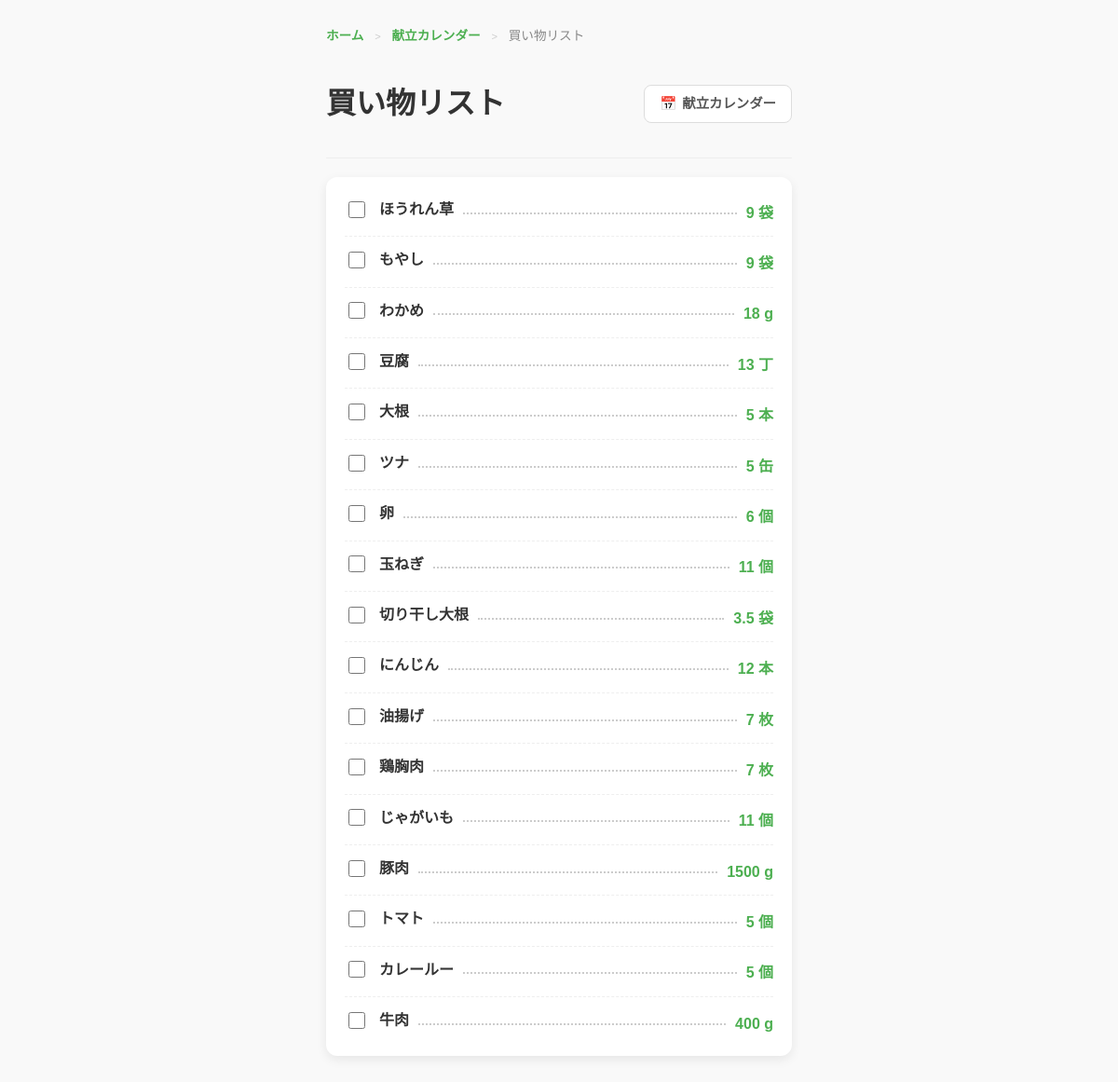
The app's page /shopping_list with its own data.
### app/models.py (models this page shows)
class Ingredient(db.Model): #材料テーブル
    __tablename__ = "ingredients"
    id = db.Column(db.Integer, primary_key=True) #主キー
    name = db.Column(db.String(100), nullable=False) #材料(必須）
    recipe_ingredients = db.relationship(
        "RecipeIngredient",
        backref="ingredient",
        cascade="all, delete-orphan"
        )

### app/routes.py (the view)
    @app.route("/shopping_list")
    def show_shopping_list():
        menu = Menu.query.first()
        ingredient_map = {}
        if menu:
            for item in menu.menu_items:
                recipe = item.recipe
                for ri in recipe.recipe_ingredients:
                    name = ri.ingredient.name
                    qty = ri.quantity
                    unit = ri.unit
                    key = f"{name}_{unit}"
                    if key not in ingredient_map:
                        ingredient_map[key] = {
                            "name": name,
                            "quantity":0,
                            "unit": unit
                        }
                    ingredient_map[key]["quantity"] += qty
        return render_template("shopping_list.html", ingredients=ingredient_map.values())

### app/templates/shopping_list.html (shortened to what this page needs)
<!DOCTYPE html>
<html>
<head>
    <link rel="stylesheet" href="{{ url_for('static', filename='css/style.css') }}">
</head>
<body>
    <div class="container shopping-page">
        <nav class="breadcrumb">
            <a href="/">ホーム</a> <span>&gt;</span> <a href="/menu">献立カレンダー</a> <span>&gt;</span> 買い物リスト
        </nav>
    <header class="menu-header">
        <h1>買い物リスト</h1>
        <nav class="menu-nav">
            <a href="/menu" class="nav-item secondary">
                <span class="icon">📅</span> 献立カレンダー
            </a>
        </nav>
    </header>
    <div class="shopping-card">
    <div class="shopping-list-container">
        {% for ing in ingredients %}
        <div class="shopping-item">
            <label class="check-item">
                <input type="checkbox">
                <span class="ing-name">{{ ing.name }}</span>
            </label>
            <span class="spacer-dots"></span> <span class="ing-amount">
                {{ ing.quantity if ing.quantity % 1 != 0 else ing.quantity | int }} {{ ing.unit }}
            </span>
        </div>
        {% endfor %}
    </div>
</div>
</body>
</html>

### app/static/css/style.css (style rules this page uses)
body { padding: 20px; background-color: #f9f9f9; font-family: sans-serif; color: #333; line-height: 1.6; }
.container { max-width: 800px; margin: auto; }
.breadcrumb { margin-bottom: 15px; font-size: 0.85rem; color: #888; }
.breadcrumb a { color: #4CAF50; text-decoration: none; font-weight: bold; }
.breadcrumb span { margin: 0 8px; color: #ccc; font-size: 0.7rem; }
.nav-item { padding: 8px 16px; border-radius: 8px; font-size: 0.9rem; font-weight: bold; display: inline-flex; align-items: center; gap: 6px; text-decoration: none; border: 1px solid #ddd; width: auto; white-space: nowrap; flex-shrink: 0; }
.menu-header { display: flex; justify-content: space-between; align-items: center; margin-bottom: 20px; padding-bottom: 10px; border-bottom: 1px solid #eee; }
.menu-nav { display: flex; gap: 12px; align-items: center; flex-shrink: 0; }
.shopping-page { max-width: 500px; margin: auto; }
.shopping-card { background: white; border-radius: 12px; box-shadow: 0 4px 12px rgba(0,0,0,0.08); margin-top: 20px; padding: 10px 20px; }
.shopping-item, .ingredient-item { display: flex; align-items: baseline; padding: 12px 0; border-bottom: 1px dashed #eee; }
.shopping-item:last-child, .ingredient-item:last-child { border-bottom: none; }
.check-item { display: flex; align-items: center; gap: 12px; cursor: pointer; }
.check-item input[type="checkbox"] { width: 18px; height: 18px; accent-color: #4CAF50; }
.ing-name { font-weight: bold; }
.spacer-dots { flex-grow: 1; margin: 0 10px; border-bottom: 2px dotted #ccc; height: 1em; position: relative; top: -4px; }
.ing-amount { color: #4CAF50; font-weight: bold; white-space: nowrap; }
.nav-item.secondary { background: #fff; color: #555; }

### records on screen
Ingredient: name "ほうれん草", quantity "9", unit "袋"
Ingredient: name "もやし", quantity "9", unit "袋"
Ingredient: name "わかめ", quantity "18", unit "g"
Ingredient: name "豆腐", quantity "13", unit "丁"
Ingredient: name "大根", quantity "5", unit "本"
Ingredient: name "ツナ", quantity "5", unit "缶"
Ingredient: name "玉ねぎ", quantity "11", unit "個"
Ingredient: name "切り干し大根", quantity "3.5", unit "袋"
Ingredient: name "にんじん", quantity "12", unit "本"
Ingredient: name "油揚げ", quantity "7", unit "枚"
Ingredient: name "鶏胸肉", quantity "7", unit "枚"
Ingredient: name "じゃがいも", quantity "11", unit "個"
Ingredient: name "豚肉", quantity "1500", unit "g"
Ingredient: name "トマト", id "5", unit "個"
Ingredient: name "カレールー", quantity "5", unit "個"
Ingredient: name "牛肉", quantity "400", unit "g"

### other values on screen
{{ ing.name }} "卵"
{{ ing.quantity if ing.quantity % 1 != 0 else ing.quantity | int }} "6"
{{ ing.unit }} "個"
